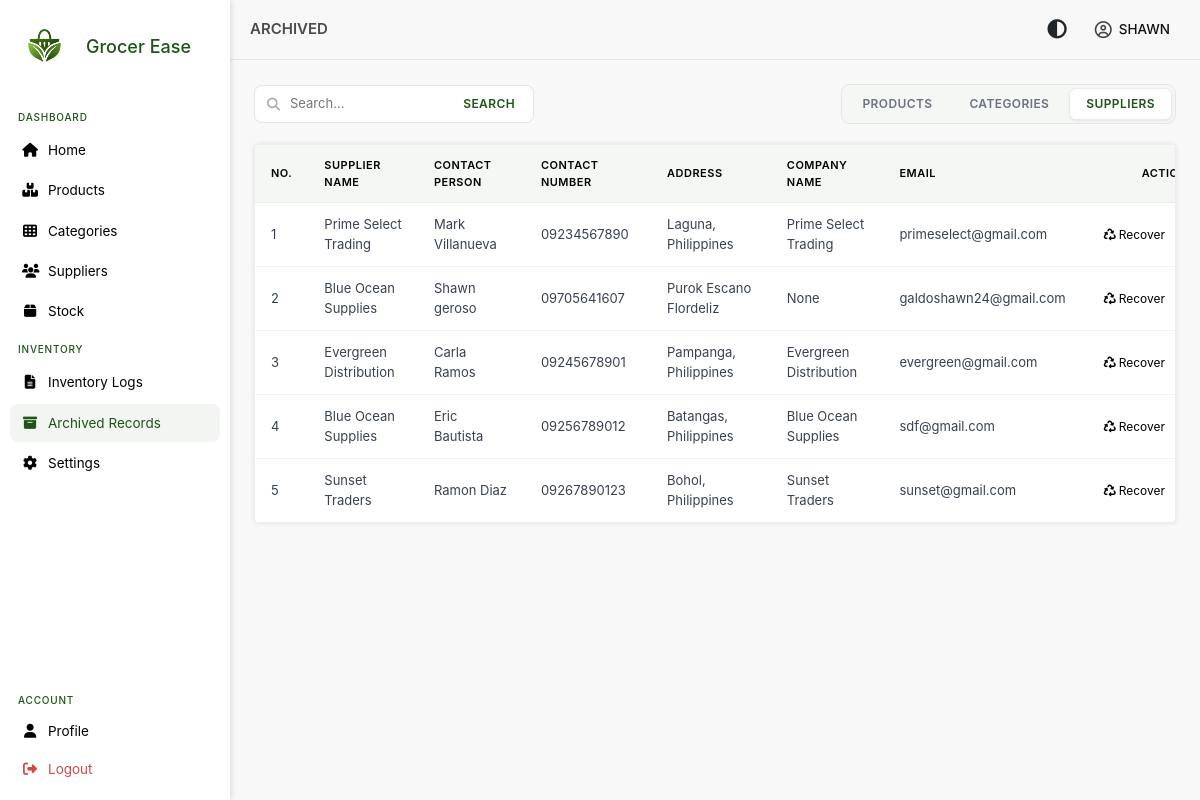
Page /views/inventory/archived.php?tab=suppliers (signed in) on the earlier database version.
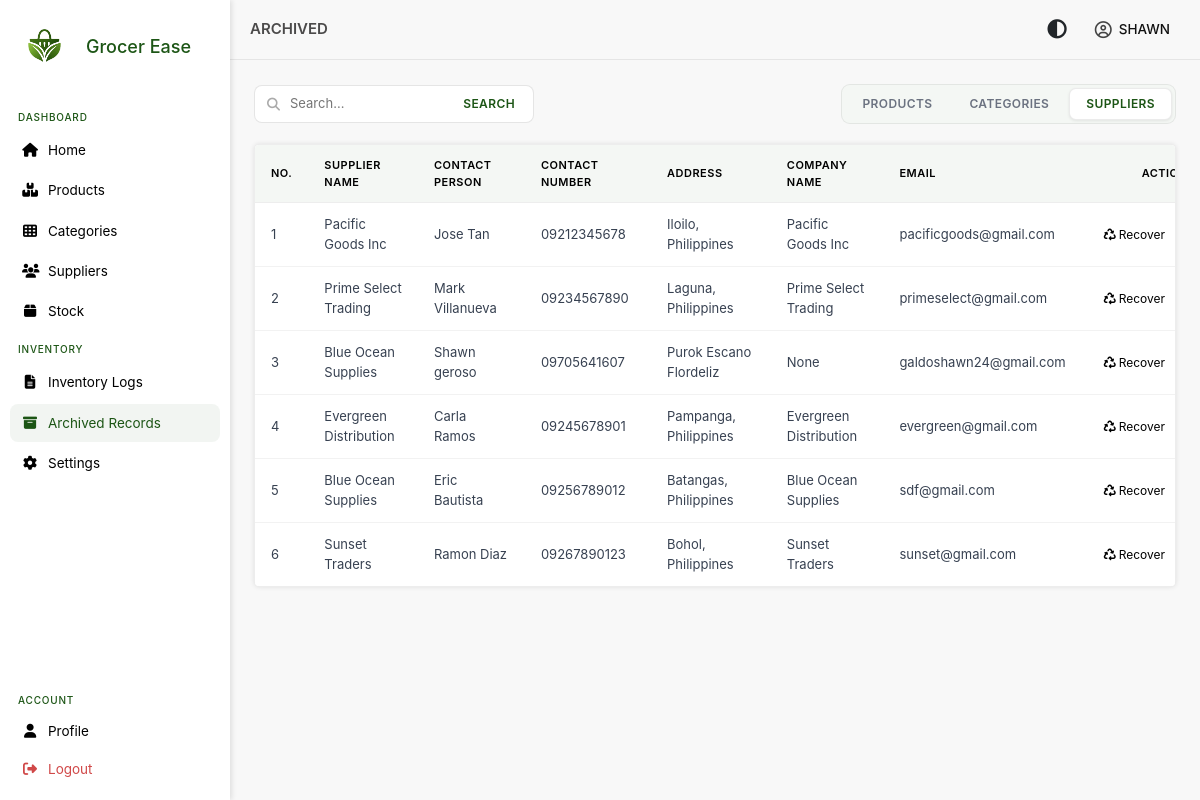
Same page on the later database version.
### tables this page shows
CREATE TABLE `suppliers` (
  `supplier_id_pk` int NOT NULL AUTO_INCREMENT,
  `supplier_name` varchar(250) NOT NULL,
  `contact_person` varchar(20) NOT NULL,
  `phone_number` varchar(20) NOT NULL,
  `email` varchar(250) NOT NULL,
  `address` varchar(250) NOT NULL,
  `company_name` varchar(250) NOT NULL,
  `is_deleted` tinyint DEFAULT '0',
  `deleted_at` datetime DEFAULT NULL,
  PRIMARY KEY (`supplier_id_pk`),
  KEY `idx_supplier_name` (`supplier_name`)
);

### autoload.php (called while the page is built, shortened)
<?php
spl_autoload_register(function ($class) {
    $paths = [
        __DIR__ . '/models/',
        __DIR__ . '/models/Stock/',
        __DIR__ . '/models/Relations/',
    ];
    foreach ($paths as $path) {
        $file = $path . $class . '.php';
        if (file_exists($file)) {
            return;
        }
    }
});
?>

### models/supplier.php (called while the page is built, shortened)
<?php
class Supplier
{
    private $conn;
    public function __construct($db)
    {
        $this->conn = $db;
    }
    public function GetDeletedSuppliersPaginated($page = 1, $limit = 10)
    {
        $offset = ($page - 1) * $limit;
        $stmt = $this->conn->prepare("SELECT supplier_id_pk,
                                                 supplier_name,
                                                 contact_person,
                                                 phone_number,
                                                 email,
                                                 address,
                                                 company_name
                                      FROM suppliers
                                      WHERE is_deleted = 1
                                      ORDER BY deleted_at DESC
                                      LIMIT :limit OFFSET :offset");
        $stmt->bindParam(':limit', $limit, PDO::PARAM_INT);
        $stmt->bindParam(':offset', $offset, PDO::PARAM_INT);
        $stmt->execute();
        return $stmt->fetchAll(PDO::FETCH_ASSOC);
    }
}

### views/inventory/archives/deleted_suppliers.php (the view, shortened to what this page needs)
<div class="menu-table">
    <table>
        <thead>
            <tr>
                <th>No.</th>
                <th>Supplier Name</th>
                <th>Contact Person</th>
                <th>Contact Number</th>
                <th>Address</th>
                <th>Company Name</th>
                <th>Email</th>
                <th>Actions</th>
            </tr>
        </thead>
        <tbody>
            <?php $no = (($page - 1) * $per_page) + 1; ?>
            <?php if (empty($supplier)): ?>
                <tr>
                    <td colspan="8" style="text-align:center; color:#6b7280;">
                        No archived suppliers found
                    </td>
                </tr>
            <?php else: ?>
                <?php foreach ($supplier as $sup): ?>
                <tr>
                    <td><?= $no++ ?></td>
                    <td><?= htmlspecialchars($sup['supplier_name']) ?></td>
                    <td><?= htmlspecialchars($sup['contact_person']) ?></td>
                    <td><?= htmlspecialchars($sup['phone_number']) ?></td>
                    <td><?= htmlspecialchars($sup['address']) ?></td>
                    <td><?= htmlspecialchars($sup['company_name']) ?></td>
                    <td class="email-cell"><?= htmlspecialchars($sup['email']) ?></td>
                    <td>
                        <div class="actions">
                            <button type="button" class="edit-btn" style="display:flex; align-items:center; gap:3px; font-size:12px; padding:3px 6px;"
                                onclick="restoreSupplier('<?= $sup['supplier_id_pk'] ?>', '<?= htmlspecialchars($sup['supplier_name']) ?>')">
                                <i class="fa-solid fa-recycle"></i> Recover
                            </button>
                        </div>
                    </td>
                </tr>
                <?php endforeach; ?>
            <?php endif; ?>
        </tbody>
    </table>
</div>

Differences in the rows shown:
now on this page (row edited): suppliers: supplier_name "Pacific Goods Inc", contact_person "Jose Tan", phone_number "09212345678", address "Iloilo, Philippines", company_name "Pacific Goods Inc", email "pacificgoods@gmail.com"
